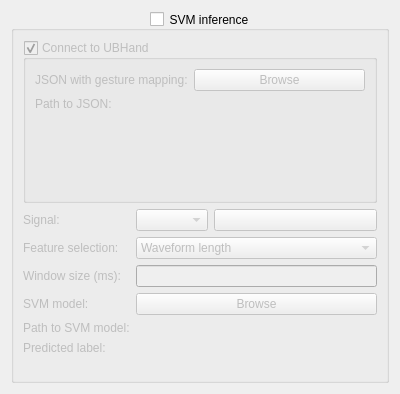
<?xml version="1.0" encoding="UTF-8"?>
<ui version="4.0">
 <class>SVMInferenceConfig</class>
 <widget class="QWidget" name="SVMInferenceConfig">
  <property name="geometry">
   <rect>
    <x>0</x>
    <y>0</y>
    <width>400</width>
    <height>394</height>
   </rect>
  </property>
  <property name="windowTitle">
   <string>SVM Inference Widget</string>
  </property>
  <layout class="QVBoxLayout" name="verticalLayout">
   <item>
    <widget class="QGroupBox" name="svmGroupBox">
     <property name="title">
      <string>SVM inference</string>
     </property>
     <property name="alignment">
      <set>Qt::AlignCenter</set>
     </property>
     <property name="checkable">
      <bool>true</bool>
     </property>
     <property name="checked">
      <bool>false</bool>
     </property>
     <layout class="QVBoxLayout" name="verticalLayout_2">
      <item>
       <widget class="QGroupBox" name="ubHandGroupBox">
        <property name="enabled">
         <bool>true</bool>
        </property>
        <property name="title">
         <string>Connect to UBHand</string>
        </property>
        <property name="checkable">
         <bool>true</bool>
        </property>
        <layout class="QFormLayout" name="formLayout_3">
         <item row="0" column="0">
          <widget class="QLabel" name="label7">
           <property name="text">
            <string>JSON with gesture mapping:</string>
           </property>
          </widget>
         </item>
         <item row="0" column="1">
          <widget class="QPushButton" name="browseJSONButton">
           <property name="text">
            <string>Browse</string>
           </property>
          </widget>
         </item>
         <item row="1" column="0">
          <widget class="QLabel" name="label8">
           <property name="text">
            <string>Path to JSON:</string>
           </property>
          </widget>
         </item>
         <item row="1" column="1">
          <widget class="QLabel" name="mappingJSONPathLabel">
           <property name="text">
            <string/>
           </property>
          </widget>
         </item>
        </layout>
       </widget>
      </item>
      <item>
       <layout class="QFormLayout" name="formLayout">
        <item row="0" column="0">
         <widget class="QLabel" name="label1">
          <property name="text">
           <string>Signal:</string>
          </property>
         </widget>
        </item>
        <item row="0" column="1">
         <layout class="QHBoxLayout" name="horizontalLayout" stretch="0,1">
          <item>
           <widget class="QComboBox" name="signalComboBox"/>
          </item>
          <item>
           <widget class="QPushButton" name="rescanSignalsButton">
            <property name="toolTip">
             <string>Rescan signals</string>
            </property>
            <property name="text">
             <string/>
            </property>
            <property name="icon">
             <iconset theme="view-refresh">
              <normaloff>.</normaloff>.</iconset>
            </property>
           </widget>
          </item>
         </layout>
        </item>
        <item row="1" column="0">
         <widget class="QLabel" name="label2">
          <property name="text">
           <string>Feature selection:</string>
          </property>
         </widget>
        </item>
        <item row="1" column="1">
         <widget class="QComboBox" name="featureComboBox">
          <item>
           <property name="text">
            <string>Waveform length</string>
           </property>
          </item>
          <item>
           <property name="text">
            <string>RMS</string>
           </property>
          </item>
         </widget>
        </item>
        <item row="2" column="0">
         <widget class="QLabel" name="label3">
          <property name="text">
           <string>Window size (ms):</string>
          </property>
         </widget>
        </item>
        <item row="2" column="1">
         <widget class="QLineEdit" name="winSizeTextField">
          <property name="toolTip">
           <string>If a non-numeric value is set, the default value will be used</string>
          </property>
          <property name="placeholderText">
           <string/>
          </property>
         </widget>
        </item>
        <item row="3" column="0">
         <widget class="QLabel" name="label4">
          <property name="text">
           <string>SVM model:</string>
          </property>
         </widget>
        </item>
        <item row="3" column="1">
         <widget class="QPushButton" name="browseModelButton">
          <property name="text">
           <string>Browse</string>
          </property>
         </widget>
        </item>
        <item row="4" column="0">
         <widget class="QLabel" name="label5">
          <property name="text">
           <string>Path to SVM model:</string>
          </property>
         </widget>
        </item>
        <item row="4" column="1">
         <widget class="QLabel" name="svmModelPathLabel">
          <property name="text">
           <string/>
          </property>
         </widget>
        </item>
        <item row="5" column="0">
         <widget class="QLabel" name="label6">
          <property name="text">
           <string>Predicted label:</string>
          </property>
         </widget>
        </item>
        <item row="5" column="1">
         <widget class="QLabel" name="svmPredLabel">
          <property name="text">
           <string/>
          </property>
         </widget>
        </item>
       </layout>
      </item>
     </layout>
    </widget>
   </item>
  </layout>
 </widget>
 <resources/>
 <connections/>
</ui>
